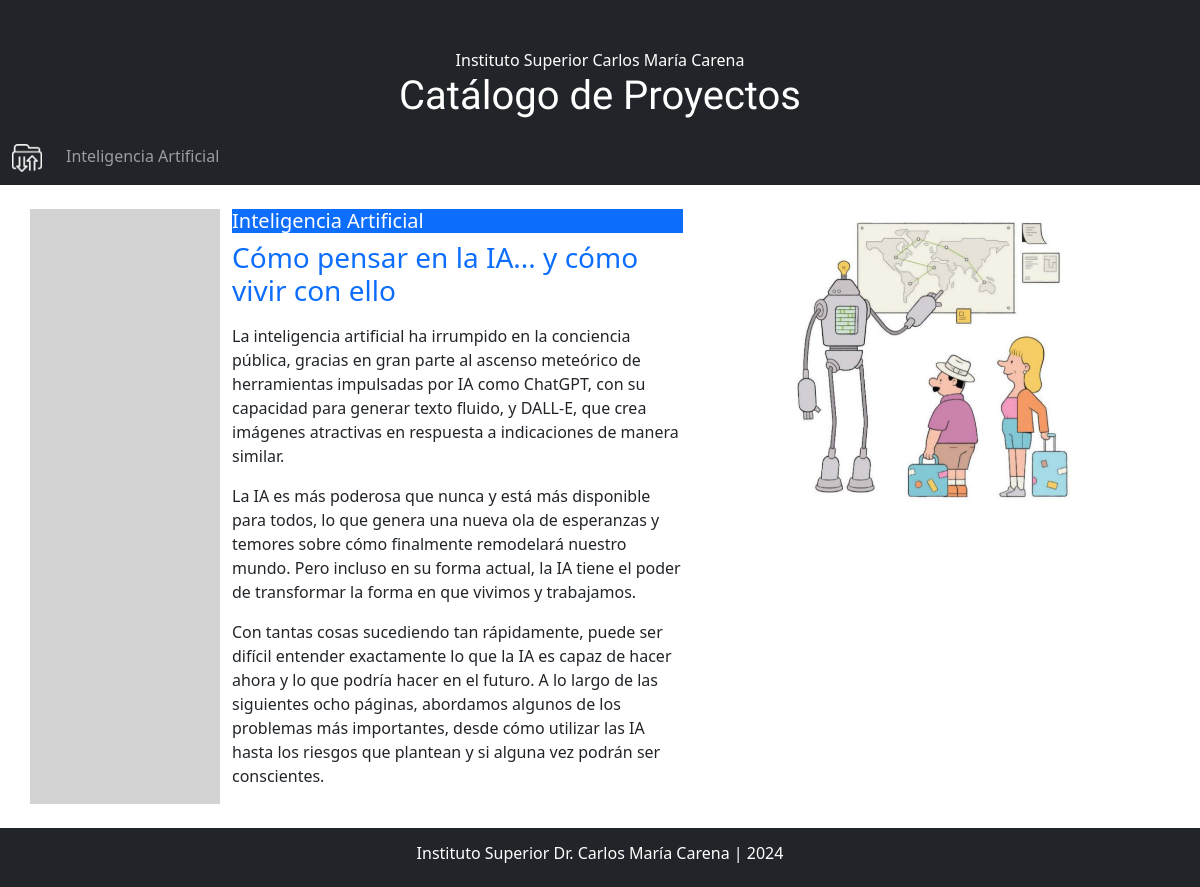
The app's page /ia/proyecto/1, older data.
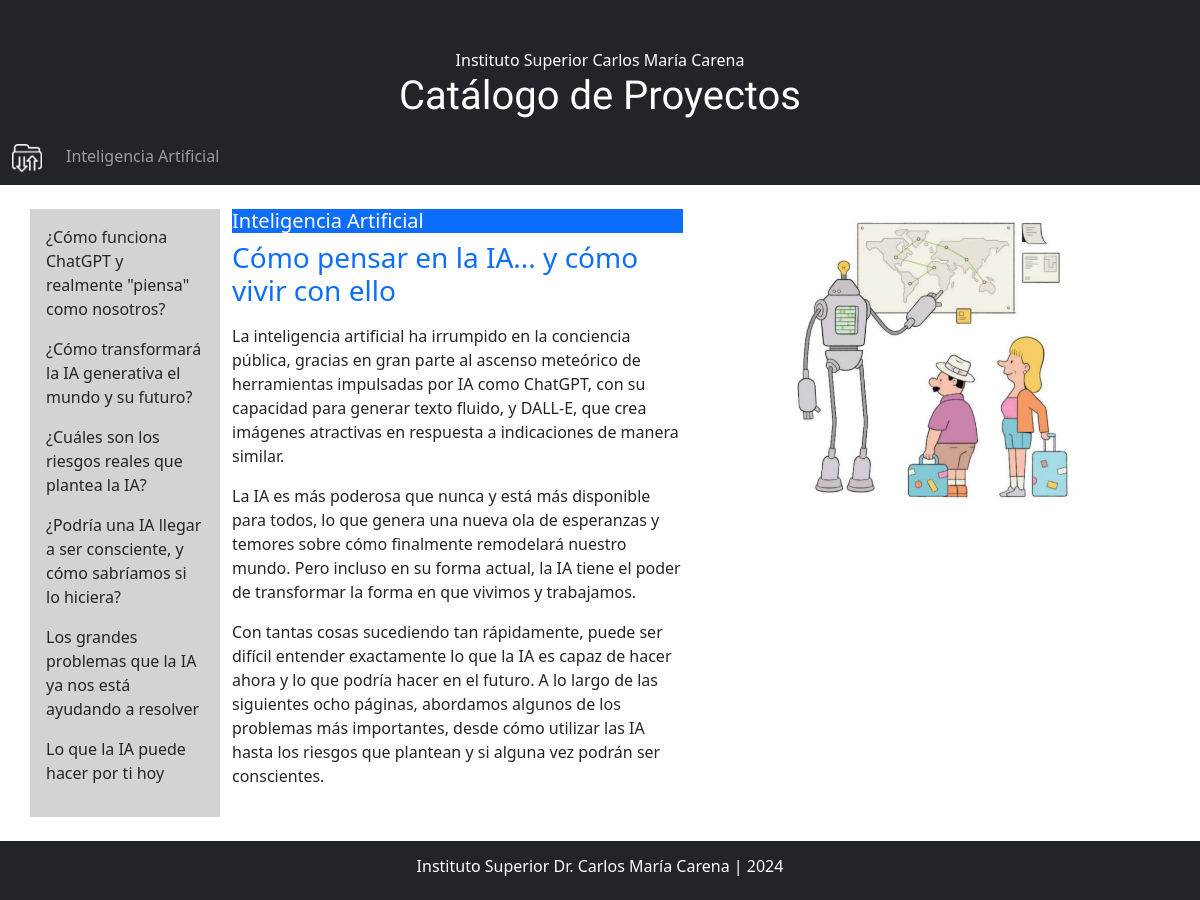
The same page, newer data.
### FeriaCiencias/models.py (models this page shows, shortened)
class Proyecto(models.Model):
    id = models.IntegerField(primary_key=True)
    nombre = models.CharField(max_length=50)
    titulo = models.CharField(max_length=100)
    descripcion = models.TextField()
    imagen = models.CharField(max_length=100)
    link = models.CharField(max_length=100, default='', null=True)

class Seccion(models.Model):
    id = models.IntegerField(primary_key=True)
    titulo = models.CharField(max_length=100)
    descripcion = models.TextField()
    imagen = models.CharField(max_length=100)
    idProyecto = models.ForeignKey(Proyecto, on_delete=models.PROTECT)
    link = models.CharField(max_length=100, default='', null=True)

### FeriaCiencias/views.py (the view)
# urls.py: path('ia/proyecto/<int:pk>', views.proyecto, name='proyecto'),
def proyecto(request, pk):
    proyectos = Proyecto.objects.all()
    proyecto = Proyecto.objects.get(id=pk)
    secciones = Seccion.objects.filter(idProyecto__nombre__icontains=proyecto.nombre)
    context = {"proyecto": proyecto, "proyectos": proyectos, "secciones": secciones}
    return render(request, "ia/proyecto.html", context)

### Carena/templates/IA/proyecto.html (shortened to what this page needs)
{% extends "base.html" %}
{% load static %}
{% block content %}
    <div id="contenido" class="container">
        <div class="row">
            <div class="d-none d-lg-block col-lg-2 p-3" style="background-color: lightgray">
                {% for s in secciones %}
                    <p><a class="text-decoration-none text-dark" href="{{ s.link }}/{{ s.id }}">{{ s.titulo }}</a></p>
                {%  endfor %}
            </div>
            <div class="col-md-5">
                <h5 class="bg-primary"><a class="text-white text-decoration-none" href="{{ proyecto.link }}/{{ proyecto.id }}">{{ proyecto.nombre }}</a></h5>
                <h3 class="text-primary pb-2">{{ proyecto.titulo }}</h3>
                {{ proyecto.descripcion|safe }}
            </div>
            <div class="col-md-5" id="imagen"
                 style="background-image: url('{% static proyecto.imagen %}');
                         background-position: center;
                         height: 300px;
                         background-size: contain;
                         background-repeat: no-repeat">
            </div>
        </div>
    </div>
{% endblock %}

### Carena/templates/base.html (shortened to what this page needs)
{% load static %}
<!DOCTYPE html>
<html lang="en">
<head>
    {% load bootstrap5 %}
    {% bootstrap_css %}
    <link rel="stylesheet" href="{% static 'estilos.css' %}">
</head>
<body>
    <div class="d-flex flex-column min-vh-100">
        <header class="container-fluid bg-dark text-white text-center" style="padding-top: 3rem;">
            <p style="margin-bottom: 0;">Instituto Superior Carlos María Carena</p>
            <h1 class="anton-sc-regular">Catálogo de Proyectos</h1>
        </header>
        <nav class="navbar navbar-expand-sm bg-dark navbar-dark sticky-top mb-4">
            <div class="container-fluid">
                <a class="navbar-brand" href="/index">
                    <img src="{% static '/img/LogoCarpeta.png' %}" style="width: 30px;")>
                </a>
                <div class="collapse navbar-collapse" id="collapsibleNavbar">
                    <ul class="navbar-nav">
                        {% for p in proyectos %}
                        <li class="nav-item">
                            <a class="nav-link" href="{{ p.link }}/{{ p.id }}">{{ p.nombre }}</a>
                        </li>
                        {% endfor %}
                    </ul>
                </div>
            </div>
        </nav>
        <main class="flex-fill">
            {% block content %}
            {% endblock %}
        </main>
        <footer class="container-fluid bg-dark text-center p-3 text-white mt-4">
            <h6>Instituto Superior Dr. Carlos María Carena | 2024</h6>
        </footer>
    </div>
</body>
</html>

### Carena/static/estilos.css (style rules this page uses)
body { margin: 0; padding: 0; min-height: 100vh; box-sizing: border-box; }

### Carena/templates/base.html (style rules this page uses)
.anton-sc-regular { font-family: "Anton SC", sans-serif; font-weight: 400; font-style: normal; }

Row changes from the older to the newer data that the page shows:
added Seccion: titulo "¿Cómo funciona ChatGPT y realmente \"piensa\" como nosotros?"
added Seccion: titulo "¿Cómo transformará la IA generativa el mundo y su futuro?"
added Seccion: titulo "¿Cuáles son los riesgos reales que plantea la IA?"
added Seccion: titulo "¿Podría una IA llegar a ser consciente, y cómo sabríamos si lo hiciera?"
added Seccion: titulo "Los grandes problemas que la IA ya nos está ayudando a resolver"
added Seccion: titulo "Lo que la IA puede hacer por ti hoy"
